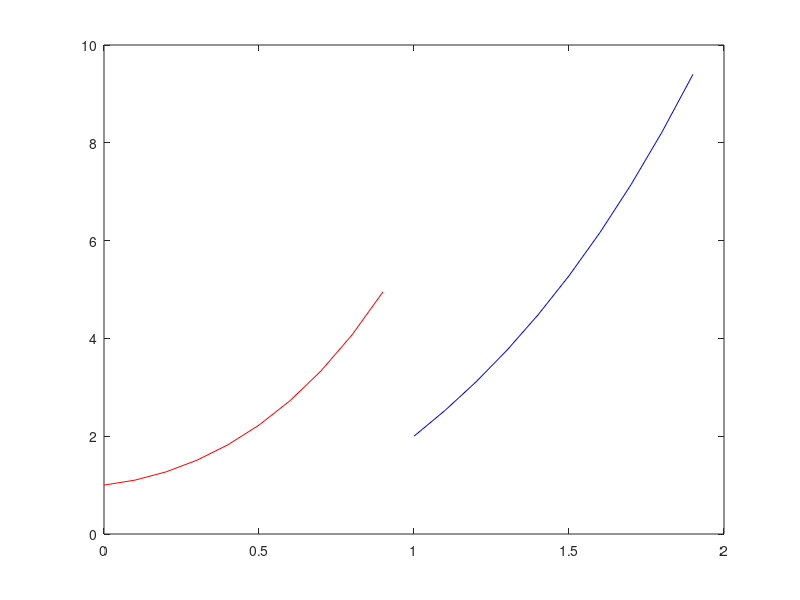

Write MATLAB code to recreate this figure.
x1 = 0:0.1:0.9;
y1 = x1.^4 + 3.*x1.^2 + 2.^x1;
x2 = 1:0.1:1.9;
y2 = x2.^3 + abs(x2) + log(x2);
plot(x1, y1, 'r', x2, y2, 'b');

